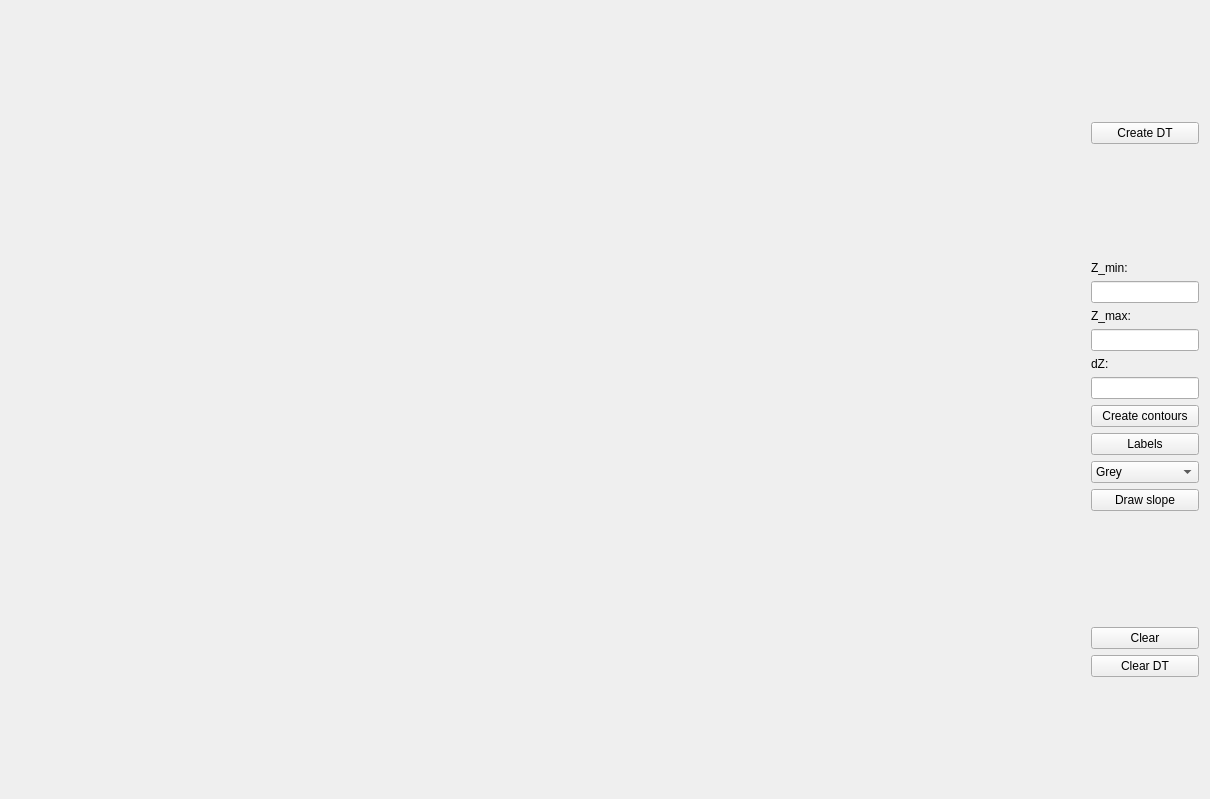
<?xml version="1.0" encoding="UTF-8"?>
<ui version="4.0">
 <class>Widget</class>
 <widget class="QWidget" name="Widget">
  <property name="geometry">
   <rect>
    <x>0</x>
    <y>0</y>
    <width>1210</width>
    <height>799</height>
   </rect>
  </property>
  <property name="windowTitle">
   <string>DTM</string>
  </property>
  <layout class="QHBoxLayout" name="horizontalLayout">
   <item>
    <widget class="Draw" name="Canvas" native="true">
     <property name="sizePolicy">
      <sizepolicy hsizetype="Preferred" vsizetype="Preferred">
       <horstretch>1</horstretch>
       <verstretch>1</verstretch>
      </sizepolicy>
     </property>
    </widget>
   </item>
   <item>
    <layout class="QVBoxLayout" name="verticalLayout">
     <item>
      <spacer name="verticalSpacer_4">
       <property name="orientation">
        <enum>Qt::Vertical</enum>
       </property>
       <property name="sizeHint" stdset="0">
        <size>
         <width>20</width>
         <height>40</height>
        </size>
       </property>
      </spacer>
     </item>
     <item>
      <widget class="QPushButton" name="pushButton">
       <property name="text">
        <string>Create DT</string>
       </property>
      </widget>
     </item>
     <item>
      <spacer name="verticalSpacer_3">
       <property name="orientation">
        <enum>Qt::Vertical</enum>
       </property>
       <property name="sizeHint" stdset="0">
        <size>
         <width>20</width>
         <height>40</height>
        </size>
       </property>
      </spacer>
     </item>
     <item>
      <widget class="QLabel" name="label">
       <property name="text">
        <string>Z_min:</string>
       </property>
      </widget>
     </item>
     <item>
      <widget class="QLineEdit" name="lineEdit"/>
     </item>
     <item>
      <widget class="QLabel" name="label_2">
       <property name="text">
        <string>Z_max:</string>
       </property>
      </widget>
     </item>
     <item>
      <widget class="QLineEdit" name="lineEdit_2"/>
     </item>
     <item>
      <widget class="QLabel" name="label_3">
       <property name="text">
        <string>dZ:</string>
       </property>
      </widget>
     </item>
     <item>
      <widget class="QLineEdit" name="lineEdit_3"/>
     </item>
     <item>
      <widget class="QPushButton" name="pushButton_3">
       <property name="text">
        <string>Create contours</string>
       </property>
      </widget>
     </item>
     <item>
      <widget class="QPushButton" name="pushButton_labelsC">
       <property name="text">
        <string>Labels</string>
       </property>
      </widget>
     </item>
     <item>
      <widget class="QComboBox" name="comboBoxCol">
       <item>
        <property name="text">
         <string>Grey</string>
        </property>
       </item>
       <item>
        <property name="text">
         <string>Colors</string>
        </property>
       </item>
      </widget>
     </item>
     <item>
      <widget class="QPushButton" name="pushButton_DrawSlope">
       <property name="text">
        <string>Draw slope</string>
       </property>
      </widget>
     </item>
     <item>
      <spacer name="verticalSpacer">
       <property name="orientation">
        <enum>Qt::Vertical</enum>
       </property>
       <property name="sizeHint" stdset="0">
        <size>
         <width>20</width>
         <height>40</height>
        </size>
       </property>
      </spacer>
     </item>
     <item>
      <widget class="QPushButton" name="pushButton_2">
       <property name="text">
        <string>Clear</string>
       </property>
      </widget>
     </item>
     <item>
      <widget class="QPushButton" name="pushButton_cleardt">
       <property name="text">
        <string>Clear DT</string>
       </property>
      </widget>
     </item>
     <item>
      <spacer name="verticalSpacer_2">
       <property name="orientation">
        <enum>Qt::Vertical</enum>
       </property>
       <property name="sizeHint" stdset="0">
        <size>
         <width>20</width>
         <height>40</height>
        </size>
       </property>
      </spacer>
     </item>
    </layout>
   </item>
  </layout>
 </widget>
 <customwidgets>
  <customwidget>
   <class>Draw</class>
   <extends>QWidget</extends>
   <header>draw.h</header>
   <container>1</container>
  </customwidget>
 </customwidgets>
 <resources/>
 <connections/>
</ui>
